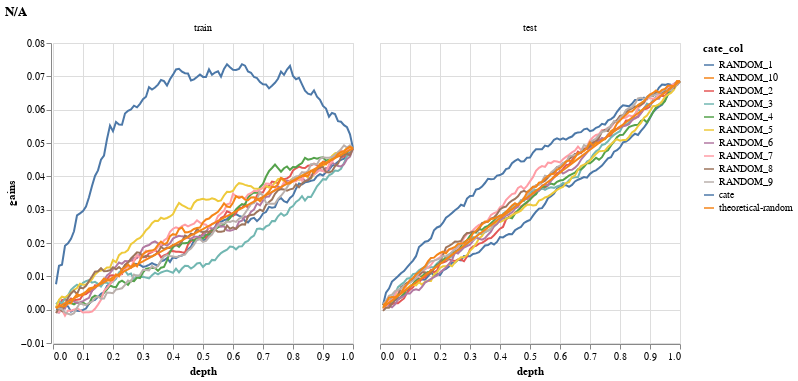

Notebook code cell kept with this figure:
### Code cell
my_chart = alt.Chart(gains_chart).mark_line().encode(
    y=alt.Y('gains', scale=alt.Scale(zero=False)),
    x=alt.X('depth'),
    color='cate_col',
    tooltip=[
        'depth',
        'gains',
    ],
    facet=alt.Facet('split_type', title=None, columns=2, sort=['train', 'test'])
).properties(
    title='N/A'
)

my_chart

### Figure 1 — Vega-Lite specification as saved in the notebook (floating-point values rounded to 4 significant figures; data arrays with more than 128 entries replaced by an {"elided": "..."} marker saying what was removed)
{"config": {"view": {"continuousWidth": 300, "continuousHeight": 300}}, "data": {"name": "data-f2e618c903bcb452963f1afa9d06c31a"}, "mark": {"type": "line"}, "encoding": {"color": {"field": "cate_col", "type": "nominal"}, "facet": {"columns": 2, "field": "split_type", "sort": ["train", "test"], "title": null, "type": "nominal"}, "tooltip": [{"field": "depth", "type": "quantitative"}, {"field": "gains", "type": "quantitative"}], "x": {"field": "depth", "type": "quantitative"}, "y": {"field": "gains", "scale": {"zero": false}, "type": "quantitative"}}, "title": "N/A", "$schema": "https://vega.github.io/schema/vega-lite/v5.15.1.json", "datasets": {"data-f2e618c903bcb452963f1afa9d06c31a": {"elided": "2400 records"}}}
